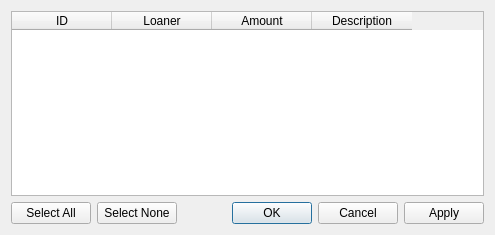
<?xml version="1.0" encoding="UTF-8"?>
<ui version="4.0">
 <class>WaitingDialog</class>
 <widget class="QDialog" name="WaitingDialog">
  <property name="geometry">
   <rect>
    <x>0</x>
    <y>0</y>
    <width>495</width>
    <height>235</height>
   </rect>
  </property>
  <property name="windowTitle">
   <string>Dialog</string>
  </property>
  <layout class="QVBoxLayout" name="verticalLayout">
   <item>
    <widget class="QTableWidget" name="table">
     <property name="editTriggers">
      <set>QAbstractItemView::NoEditTriggers</set>
     </property>
     <column>
      <property name="text">
       <string>ID</string>
      </property>
     </column>
     <column>
      <property name="text">
       <string>Loaner</string>
      </property>
     </column>
     <column>
      <property name="text">
       <string>Amount</string>
      </property>
     </column>
     <column>
      <property name="text">
       <string>Description</string>
      </property>
     </column>
    </widget>
   </item>
   <item>
    <layout class="QHBoxLayout" name="horizontalLayout">
     <item>
      <widget class="QPushButton" name="select_all_button">
       <property name="text">
        <string>Select All</string>
       </property>
      </widget>
     </item>
     <item>
      <widget class="QPushButton" name="select_none_button">
       <property name="text">
        <string>Select None</string>
       </property>
      </widget>
     </item>
     <item>
      <widget class="QDialogButtonBox" name="button_box">
       <property name="orientation">
        <enum>Qt::Horizontal</enum>
       </property>
       <property name="standardButtons">
        <set>QDialogButtonBox::Apply|QDialogButtonBox::Cancel|QDialogButtonBox::Ok</set>
       </property>
       <property name="centerButtons">
        <bool>false</bool>
       </property>
      </widget>
     </item>
    </layout>
   </item>
  </layout>
 </widget>
 <resources/>
 <connections>
  <connection>
   <sender>button_box</sender>
   <signal>accepted()</signal>
   <receiver>WaitingDialog</receiver>
   <slot>accept()</slot>
   <hints>
    <hint type="sourcelabel">
     <x>248</x>
     <y>254</y>
    </hint>
    <hint type="destinationlabel">
     <x>157</x>
     <y>274</y>
    </hint>
   </hints>
  </connection>
  <connection>
   <sender>button_box</sender>
   <signal>rejected()</signal>
   <receiver>WaitingDialog</receiver>
   <slot>reject()</slot>
   <hints>
    <hint type="sourcelabel">
     <x>316</x>
     <y>260</y>
    </hint>
    <hint type="destinationlabel">
     <x>286</x>
     <y>274</y>
    </hint>
   </hints>
  </connection>
 </connections>
</ui>
